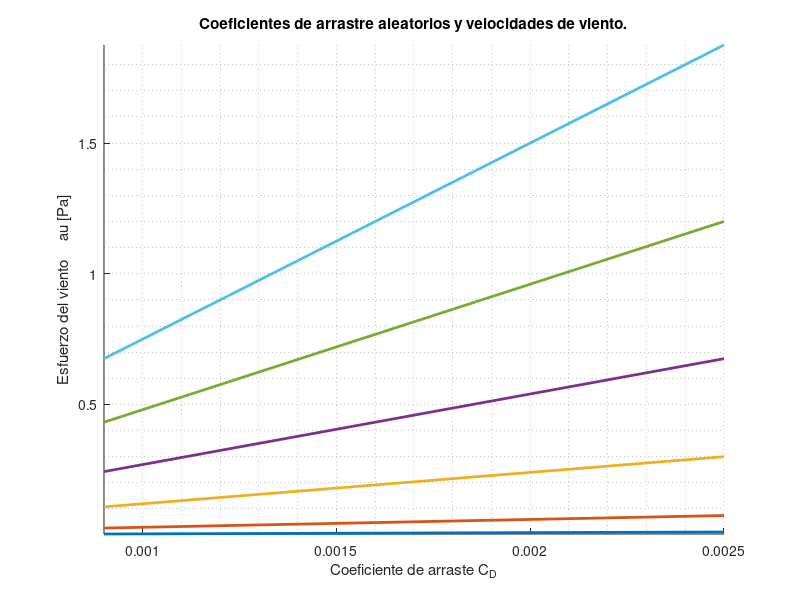

Write MATLAB code to recreate this figure. (Note: this script raises an error after producing the figure.)
clc
clear all

load("VientosCosteros.mat");
%V_i componente Norte
%U_i componente Este

%Velocidad de los vientos en 37°S, 30°S y 21°S

rho_aire = 1.2; % kg/m^3
C_d = 1.3e-3;
rho_agua = 1025; % kg/m^3
omega = 7.292e-5; % 1/s
lat = [37 30 21];
costa = [27 10 4];

for i = 1:3
    angulo(:,i) = atand(Ui(:,i)./Vi(:,i)); %Angulo c/r al norte (eje y)
    
            %Debemos hayar los vectores de viento cuyas componentes apunten hacia el
            %"sur", de modo que
    
    A = find(Ui(:,i) > 0 & Vi(:,i) < 0);
    B = find(Ui(:,i) <= 0 & Vi(:,i) < 0);
    angulo(A,i) = angulo(A,i) + 180; %Rotar en angulo para que tenga componente norte
    angulo(B,i) = angulo(B,i) - 180;
    
            %Ahora consideramos el angulo que tiene la costa en la latitud dependiendo
            %con respecto al norte. Este valor debe restarse al angulo medido para
            %considerar adecuadamente la costa
    
    angulo(:,i) = angulo(:,i) - costa(i);
    clear A B
            %determinamos la magnitud del vector
    
    magnitud(:,i) = sqrt((Vi(:,i).^2) + (Ui(:,i).^2));
    f(i) = 2*omega*sind(-lat(i));
    for j = 1:3769
        y(j,i) = magnitud(j,i) * cosd(angulo(j,i));
        x(j,i) = magnitud(j,i) * sind(angulo(j,i));
        tau_y(j,i) = rho_aire * C_d * y(j,i) * magnitud(j,i); % Pa
        M_x(j,i) = tau_y(j,i) / (rho_agua*f(i)); % m^3/s/m
    end
end
%% 
viento = [2 5 10 15 20 25]; % m/s

CD_aleatorios = linspace(0.9e-3, 2.5e-3, 6);

for i = 1:6
    for j = 1:6
        tau(i,j) = rho_aire * CD_aleatorios(i) * viento(j).^2; % Pa
    end
end

%primera columna es para 5 m/s y seis distintos Cd

figure()
hold on
for i = 1:6
    plot(CD_aleatorios',tau(:,i),'LineWidth',2)
end
axis tight
grid minor
xlabel("Coeficiente de arraste C_D")
ylabel("Esfuerzo del viento \tau [Pa]")
title("Coeficientes de arrastre aleatorios y velocidades de viento.")
legend(string(viento + " m/s"),'Location','northwest')

%%
fecha = datetime(fecha);
figure()
    plot(fecha,M_x(:,1),'b','LineWidth',2)
    hold on
    yline(0,'LineWidth',2)
    xlabel("Fecha",'FontSize',20)
    ylabel("Transporte de Ekman [m^3/s/m]",'FontSize',20)
    title("Transporte de Ekman zonal 37°S",'FontSize',25,'FontWeight','bold')
    grid minor
figure()
    plot(fecha,M_x(:,2),'r','LineWidth',2)
    hold on
    yline(0,'LineWidth',2)
    xlabel("Fecha",'FontSize',20)
    ylabel("Transporte de Ekman [m^3/s/m]",'FontSize',20)
    title("Transporte de Ekman zonal 30°S",'FontSize',25,'FontWeight','bold')
    grid minor
figure()
    plot(fecha,M_x(:,3),'Color',[0.9290 0.6940 0.1250],'LineWidth',2)
    hold on
    yline(0,'LineWidth',2)
    xlabel("Fecha",'FontSize',20)
    ylabel("Transporte de Ekman [m^3/s/m]",'FontSize',20)
    title("Transporte de Ekman zonal 21°S",'FontSize',25,'FontWeight','bold')
    grid minor


%%
figure()
subplot(1,3,1)
    histogram(M_x(:,3),'FaceColor',[0.9290 0.6940 0.1250])
    title("21°S",'FontSize',15,'FontWeight','bold')
    xlabel("Transporte de Ekman [m^3/s/m]")
    annotation('textbox',[.13 .77 .1 .2], 'String','a)','EdgeColor','none')
    grid minor
subplot(1,3,2)
    histogram(M_x(:,2),'FaceColor','r')
    title("30°S",'FontSize',15,'FontWeight','bold')
    xlabel("Transporte de Ekman [m^3/s/m]")
    annotation('textbox',[.41 .77 .1 .2], 'String','b)','EdgeColor','none')
    grid minor
subplot(1,3,3)
    histogram(M_x(:,1),'FaceColor','b')
    title("37°S",'FontSize',15,'FontWeight','bold')
    xlabel("Transporte de Ekman [m^3/s/m]")
    annotation('textbox',[.7 .77 .1 .2], 'String','c)','EdgeColor','none')
    grid minor
    
%% 
fecha = datevec(fecha);
count = 0;
for i = 1:12
    A = find(fecha(:,2)==i);
    count = count+1;
    for j = 1:3
        dat(count,j) = nanmean(M_x(A,j));
    end
    clear A
end
meses = {'Ene','Feb','Mar','Abr','May','Jun','Jul','Ago','Sep','Oct','Nov','Dic'};

figure()
plot(dat(:,1),'o-','LineWidth',2)
hold on
plot(dat(:,2),'o-','LineWidth',2)
plot(dat(:,3),'o-','LineWidth',2)
xlim([1 12])
xticklabels(meses)
grid minor
xlabel('Meses')
ylabel('Transporte de Ekman promedio [m^3/s/m]')
title('Ciclo anual del transporte de Ekman')
legend('37°S','30°S','21°S',Location='northeast')

%%
ci = 2.5; % m/s

for i = 1:3
        Lr(i) = ci ./ f(i); % m
    w(:,i) = M_x(:,i)/Lr(i); % m/s
end

w = w * 86400; % m/dia
estaciones = {'Verano','Otoño','Invierno','Primavera'};

A =  [0 0 1; 1 0 0; 0.9290 0.6940 0.1250];

B = [2 3 4 1];
for k = 1:3
    figure()
    for i = 0:3
        A1 = find(fecha(:,2) == (3*i + 1));%
        A2 = find(fecha(:,2) == (3*i + 2));
        A3 = find(fecha(:,2) == (3*i + 3));
        est = [A1' A2' A3'];
        subplot (2,2,B(i+1))
            histogram(w(est,k),"NumBins", 15, "BinEdges", [-5:10],'FaceColor',A(k,:), 'Normalization', 'probability')
            ylabel('[%]','FontSize',20)
            xlabel('w [m/día]','FontSize',20) 
            title(estaciones(i+1),'FontSize',20)
            grid minor
            sgtitle("Velocidades verticales en " + lat(k) + "°S",'FontSize',25,'FontWeight','bold')
        
        clear A1 A2 A3 est
    end
end


%%

A1 = find(fecha(:,1) == 2000 & fecha(:,2) == 1);
A2 = find(fecha(:,1) == 2000 & fecha(:,2) == 2);
A3 = find(fecha(:,1) == 2000 & fecha(:,2) == 3);

ver = [A1',A2',A3'];

B = fecha(ver,:);
tau = tau_y(ver,1);

media = nanmean(tau);
clear A1 A2 A3

figure()
bar(datetime(B),tau)
hold on
%yline(media,Color='r',LineWidth=2)
axis  tight
grid minor
xlabel('Fecha','FontSize',20)
ylabel('Esfuerzo del viento [Pa]','FontSize',20)
title('Esfuerzo del viento paralelo a la costa durante el verano del 2000 en 37°S','FontSize',25)

%%

D1= find(B(:,2)==1 & B(:,3)>6 & B(:,3)<12);
D2 = find(B(:,2)==1 & B(:,3)>12 & B(:,3)<28);

%Impulso tiene unidades de m/s, por lo que la integral debe resultar kg/ms
date1 = B(D1,3)*86400; % seg
date2 = B(D2,3)*86400; % seg

int1 = trapz(date1, tau(D1)); % kg/ms
int2 = trapz(date2, tau(D2)); % kg/ms

H = 50; % m

I1 = int1/(rho_agua*H); % m/s
I2 = int2/(rho_agua*H); % m/s

c = 2.5; % m/s
g = (c^2)/H; %m/s^2

L_R = c/f(1); % m posicion vinal "x"
dist = linspace(0,L_R,1000); % m
R = c/f(1); % m

A1 = I1* sqrt(H/g); % m

d = (I2/f(1)) - R; % m
A2 = H*(exp(d/R)); % m

count = 0;
for k = 1:length(dist)
    count = count + 1;
    v1(count) = A1*(sqrt(g/H))*(exp((-dist(k))/R)); % m/s
    v2(count) = A2*(sqrt(g/H))*(exp((-dist(k))/R)); % m/s
end

figure()
plot(-dist/1000,v1,'LineWidth',2)
hold on
plot(-dist/1000,v2,'LineWidth',2)
%plot(-d/1000,2.5,'ok',LineWidth=3)
axis tight
grid minor
legend('1^{er} Evento','2^{do} Evento',Location='northeast')
xlabel('Distancia desde la costa [km]')
ylabel('Velocidad de la parcela [m/s]')
title('Perfil de chorro costero para dos eventos en verano del 2000')

%%

surg37 = w(:,1);

B = find(surg37 < 1.5);
B = [0 B'];

count = 0;
for i = 2: length(B)
    D(i-1) = (B(i)-1)-B(i-1);
    if D(i-1) == 0
        continue;
    else
        count = count + 1;
        F(count) = B(i-1)+1; %para fecha incial
        L(count) = B(i)-1; %para decha final
    end
end
D(find(D == 0)) = [];

date_i = fecha(F',1:3); 
date_f = fecha(L',1:3);
% primer evento = fecha(1)
% 2do evento B(i-1)+1

figure()
subplot(1,4,[1 2 3])
    plot(datetime(date_i),D,'+')
    xlim([datetime([1999 1 1]) datetime(fecha(end,:))])
    xlabel('Fecha de inicio del evento')
    ylabel('Cantidad de días')
    title('En función de fecha inicial')
    grid minor
subplot(1,4,4)
    histogram(D,"BinEdge",[0:25],'FaceColor','b','Normalization','probability')
    %axis tight
    grid minor
    xlim([0 25])
    xlabel('Cantidad de días')
    ylabel('Porcentaje [%]')
    title('Frecuencia de la duración')
sgtitle('Duración de eventos de surgencia en 37°S')

%%
for i = 1:388
T(i) = hours(datetime(date_f(i,:)) - datetime(date_i(i,:))+1)/24;
X1(i) = (find(fecha(:,1) == date_i(i,1) & fecha(:,2)==date_i(i,2) & fecha(:,3) ==date_i(i,3)));
X2(i) = find(fecha(:,1) == date_f(i,1) & fecha(:,2)==date_f(i,2) & fecha(:,3) ==date_f(i,3));
durac = [X1(i):X2(i)]*86400;

     if T(i) == 1
         integral(i) = tau_y(X1(i),1); % kg/ms
     else
         
         integral(i) = trapz(durac, tau_y(X1(i):X2(i),1)); % kg/ms
     end
% 
 H = 50; % m
 Impulso(i) = integral(i)/(rho_agua*H); % m/s
 clear durac
end
figure()
subplot(1,4,[1 2 3])
    plot(datetime(date_i),Impulso,'+')
    grid minor
    xlim([datetime([1999 1 1]) datetime(fecha(end,:))])
    xlabel('Fecha de inicio del evento')
    ylabel('Intensidad del evento [m/s]')
    title('En función del tiempo')
subplot(1,4,4)
    histogram(Impulso,"NumBins", 16,'FaceColor','b','Normalization','probability')
    xlabel('Intensidad del evento [m/s]')
    ylabel('Porcentaje [%]')
    title('Frecuencia de la Intensidad')
sgtitle('Intensidad de eventos de surgencia en 37°S')


